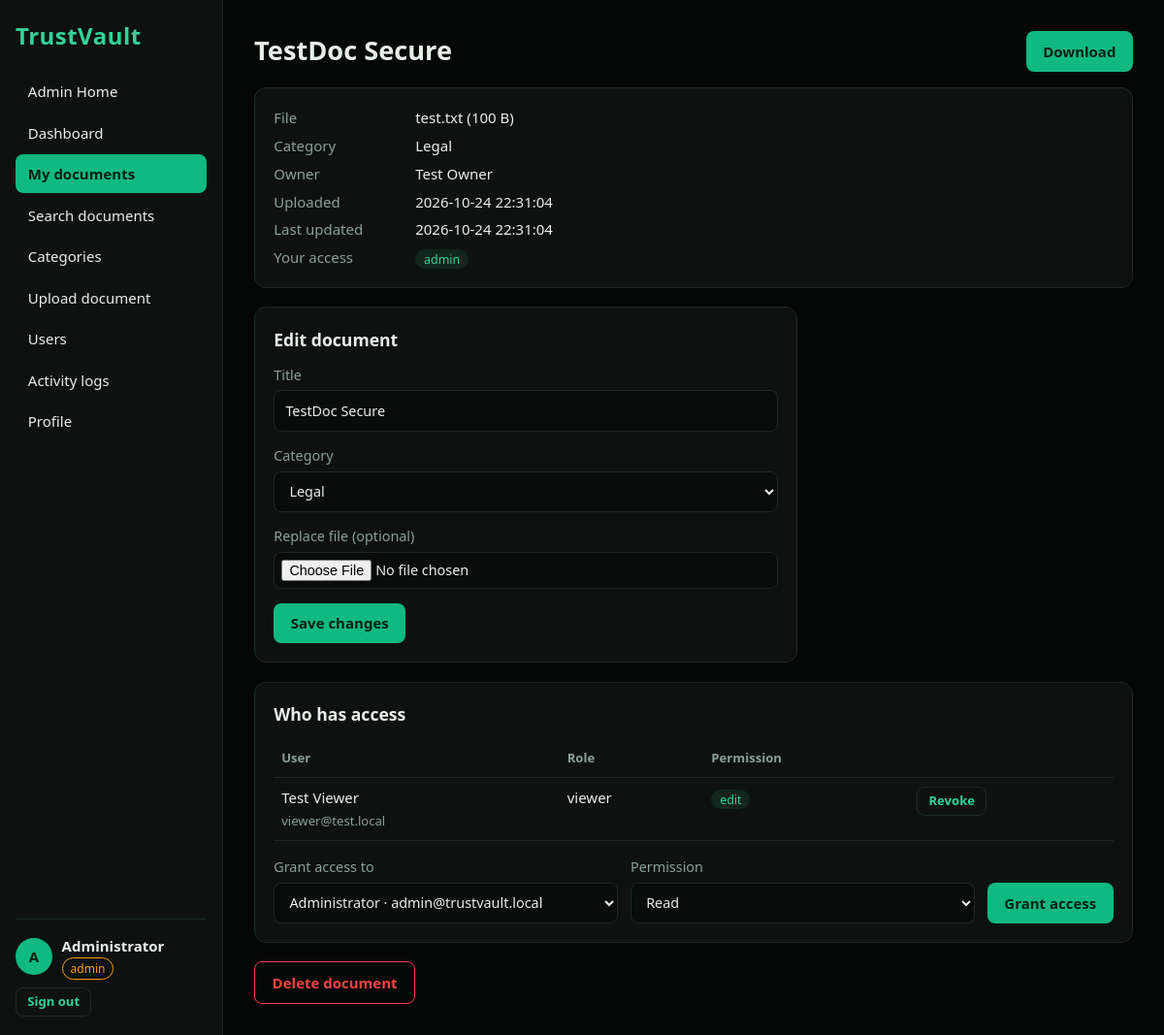
The page /doc/45 (signed in) on the database its author committed.
### tables this page shows
CREATE TABLE users(
  id INTEGER PRIMARY KEY AUTOINCREMENT, name TEXT NOT NULL, email TEXT NOT NULL UNIQUE,
  password TEXT NOT NULL, role TEXT NOT NULL DEFAULT 'owner', avatar TEXT, created_at TEXT NOT NULL);

CREATE TABLE documents(
  id INTEGER PRIMARY KEY AUTOINCREMENT, title TEXT NOT NULL, filename TEXT NOT NULL,
  stored_name TEXT NOT NULL, category TEXT NOT NULL, size INTEGER NOT NULL DEFAULT 0,
  owner_id INTEGER NOT NULL, created_at TEXT NOT NULL, updated_at TEXT NOT NULL);

CREATE TABLE shares(
  id INTEGER PRIMARY KEY AUTOINCREMENT, doc_id INTEGER NOT NULL, user_id INTEGER NOT NULL,
  permission TEXT NOT NULL DEFAULT 'read', granted_at TEXT NOT NULL, UNIQUE(doc_id, user_id));

### TrustVault/app/__init__.py (the view)
@app.route("/doc/<int:doc_id>")
@login_required
def doc(doc_id):
    d, lvl = get_doc(doc_id)
    manage = lvl in ("owner", "admin")
    shares, others = [], []
    if manage:
        shares = many("SELECT s.*, u.name, u.email, u.role FROM shares s JOIN users u ON u.id=s.user_id WHERE s.doc_id=?", (doc_id,))
        others = many("SELECT id,name,email FROM users WHERE id!=? AND id NOT IN (SELECT user_id FROM shares WHERE doc_id=?) ORDER BY name",
                      (d["owner_id"], doc_id))
    return render_template("doc.html", d=d, lvl=lvl, manage=manage, shares=shares, others=others,
                           can_edit=RANK[lvl] >= RANK["edit"])

### TrustVault/app/__init__.py (called while the page is built, shortened)
def db():
    if "db" not in g:
        g.db = sqlite3.connect(DB_PATH)
        g.db.row_factory = sqlite3.Row
    return g.db

def one(sql, args=()):
    return db().execute(sql, args).fetchone()

def many(sql, args=()):
    return db().execute(sql, args).fetchall()

def csrf():
    if "csrf" not in session:
        session["csrf"] = secrets.token_hex(16)
    return session["csrf"]

@app.context_processor
def inject():
    return dict(csrf=csrf, CATEGORIES=CATEGORIES)

@app.template_filter("filesize")
def filesize(n):
    n = float(n or 0)
    for unit in ("B", "KB", "MB"):
        if n < 1024:
            return f"{n:.0f} {unit}" if unit == "B" else f"{n:.1f} {unit}"
        n /= 1024
    return f"{n:.1f} GB"

@app.before_request
def load_user():
    g.user = None
    if session.get("uid"):
        g.user = one("SELECT * FROM users WHERE id=?", (session["uid"],))
        if not g.user:
            session.clear()
    if request.method == "POST":
        if not secrets.compare_digest(request.form.get("_csrf", ""), session.get("csrf", "")):
            abort(400, "Invalid form token. Reload the page and try again.")

def login_required(f):
    @functools.wraps(f)
    def w(*a, **k):
        if not g.user:
            return redirect(url_for("login"))
        return f(*a, **k)
    return w

def access(doc):
    u = g.user
    if u["role"] == "admin":
        return "admin"

def get_doc(doc_id, need="read", msg=None):
    doc = one("SELECT d.*, u.name AS owner_name FROM documents d JOIN users u ON u.id=d.owner_id WHERE d.id=?", (doc_id,))
    if not doc:
        abort(404, "Document not found.")
    lvl = access(doc)
    if not lvl:
        log("access_denied", f"doc #{doc_id}")
        abort(403, "You don't have access to this document.")
    if RANK[lvl] < RANK[need]:
        log("access_denied", f"doc #{doc_id} needs {need}")
        abort(403, msg or "You don't have permission for this action.")
    return doc, lvl

### TrustVault/app/templates/doc.html (shortened to what this page needs)
{% extends "base.html" %}
{% block content %}
<div class="head"><h1>{{ d.title }}</h1>
  <a class="btn" href="{{ url_for('download', doc_id=d.id) }}">Download</a></div>
<div class="card">
  <dl class="meta">
    <dt>File</dt><dd>{{ d.filename }} ({{ d.size|filesize }})</dd>
    <dt>Category</dt><dd>{{ d.category }}</dd>
    <dt>Owner</dt><dd>{{ d.owner_name }}</dd>
    <dt>Uploaded</dt><dd>{{ d.created_at }}</dd>
    <dt>Last updated</dt><dd>{{ d.updated_at }}</dd>
    <dt>Your access</dt><dd><span class="tag">{{ lvl }}</span></dd>
  </dl>
</div>
{% if can_edit %}
<form method="post" action="{{ url_for('doc_update', doc_id=d.id) }}" enctype="multipart/form-data" class="card narrow">
  <h2>Edit document</h2>
  <label>Title<input name="title" value="{{ d.title }}"></label>
  <label>Category<select name="category">{% for c in CATEGORIES %}<option {{ 'selected' if c==d.category }}>{{ c }}</option>{% endfor %}</select></label>
  <label>Replace file <span class="muted">(optional)</span><input type="file" name="file"></label>
  <button class="btn">Save changes</button>
</form>
{% endif %}
{% if manage %}
<div class="card">
  <h2>Who has access</h2>
  <div class="tablewrap"><table>
    <tr><th>User</th><th>Role</th><th>Permission</th><th></th></tr>
    {% for s in shares %}<tr><td>{{ s.name }}<br><span class="muted sm">{{ s.email }}</span></td><td>{{ s.role }}</td><td><span class="tag">{{ s.permission }}</span></td>
      <td><form method="post" action="{{ url_for('revoke', doc_id=d.id, user_id=s.user_id) }}"><input type="hidden" name="_csrf" value="{{ csrf() }}"><button class="ghost sm">Revoke</button></form></td></tr>
    {% else %}<tr><td colspan="4" class="muted">Not shared with anyone.</td></tr>{% endfor %}
  </table></div>
  {% if others %}
  <form method="post" action="{{ url_for('share', doc_id=d.id) }}" class="inline">
    <label>Grant access to<select name="user_id">{% for u in others %}<option value="{{ u.id }}">{{ u.name }} · {{ u.email }}</option>{% endfor %}</select></label>
    <label>Permission<select name="permission"><option value="read">Read</option><option value="edit">Edit</option></select></label>
    <button class="btn">Grant access</button>
  </form>
  {% endif %}
</div>
<form method="post" action="{{ url_for('delete_doc', doc_id=d.id) }}" onsubmit="return confirm('Delete this document permanently?')">
  <input type="hidden" name="_csrf" value="{{ csrf() }}"><button class="danger">Delete document</button>
</form>
{% else %}
<p class="muted">Only the admin or the document owner can manage access to this document.</p>
{% endif %}
{% endblock %}

### TrustVault/app/templates/base.html (shortened to what this page needs)
<!doctype html>
<html lang="en">
<head>
<link rel="stylesheet" href="{{ url_for('static', filename='style.css') }}">
</head>
<body>
{% if g.user %}
{% set ep = request.endpoint %}
<aside class="side">
  <div class="brand big">TrustVault</div>
  <nav>
    {% if g.user.role == 'admin' %}
    <a href="{{ url_for('admin_home') }}" class="{{ 'on' if ep=='admin_home' }}">Admin Home</a>
    <a href="{{ url_for('dashboard') }}" class="{{ 'on' if ep=='dashboard' }}">Dashboard</a>
    {% elif g.user.role == 'owner' %}
    <a href="{{ url_for('owner_home') }}" class="{{ 'on' if ep=='owner_home' }}">Owner Home</a>
    {% elif g.user.role == 'viewer' %}
    <a href="{{ url_for('viewer_home') }}" class="{{ 'on' if ep=='viewer_home' }}">Viewer Home</a>
    {% endif %}
    {% if g.user.role != 'viewer' %}
    <a href="{{ url_for('documents') }}" class="{{ 'on' if ep in ('documents','doc') }}">My documents</a>
    {% else %}
    <a href="{{ url_for('documents') }}" class="{{ 'on' if ep in ('documents','doc') }}">Shared documents</a>
    {% endif %}
    <a href="{{ url_for('search') }}" class="{{ 'on' if ep=='search' }}">Search documents</a>
    <a href="{{ url_for('categories') }}" class="{{ 'on' if ep=='categories' }}">Categories</a>
    {% if g.user.role != 'viewer' %}<a href="{{ url_for('upload') }}" class="{{ 'on' if ep=='upload' }}">Upload document</a>{% endif %}
    {% if g.user.role == 'admin' %}
    <a href="{{ url_for('users') }}" class="{{ 'on' if ep=='users' }}">Users</a>
    <a href="{{ url_for('logs') }}" class="{{ 'on' if ep=='logs' }}">Activity logs</a>
    {% endif %}
    <a href="{{ url_for('profile') }}" class="{{ 'on' if ep=='profile' }}">Profile</a>
  </nav>
  <div class="me">
    {% if g.user.avatar %}<img class="av" src="{{ url_for('avatar', name=g.user.avatar) }}" alt="">{% else %}<span class="av">{{ g.user.name[:1]|upper }}</span>{% endif %}
    <div><strong>{{ g.user.name }}</strong><br><span class="role {{ g.user.role }}">{{ g.user.role }}</span></div>
    <form method="post" action="{{ url_for('logout') }}"><input type="hidden" name="_csrf" value="{{ csrf() }}"><button class="ghost sm">Sign out</button></form>
  </div>
</aside>
{% endif %}
<main class="{{ 'main' if g.user else 'auth' }}">
  {% block content %}{% endblock %}
</main>
</body>
</html>

### TrustVault/app/static/style.css (style rules this page uses)
:root { --bg:#050706;--panel:#0d1210;--line:#1b2a24;--text:#e7efe9;--muted:#8aa196;--em:#10b981;--em2:#34d399;--red:#ef4444;--amber:#f59e0b }
* { box-sizing:border-box }
body { margin:0;background:var(--bg);color:var(--text);font:15px/1.5 "Segoe UI",system-ui,-apple-system,Roboto,sans-serif }
a { color:var(--em2);text-decoration:none }
h1 { font-size:1.7rem;margin:0 0 1rem }
h2 { font-size:1.1rem;margin:0 0 .8rem }
.muted { color:var(--muted) }
.sm { font-size:.82rem }
.brand { font-weight:700;color:var(--em2);letter-spacing:.02em }
.brand.big { font-size:1.5rem }
.side { position:fixed;inset:0 auto 0 0;width:230px;background:var(--panel);border-right:1px solid var(--line);padding:1.2rem 1rem;display:flex;flex-direction:column;gap:1.2rem;z-index:20;overflow-y:auto }
.side nav { display:flex;flex-direction:column;gap:.15rem;flex:1 }
.side nav a { padding:.55rem .8rem;border-radius:8px;color:var(--text) }
.side nav a.on { background:var(--em);color:#021;font-weight:600 }
.me { display:flex;flex-wrap:wrap;gap:.6rem;align-items:center;border-top:1px solid var(--line);padding-top:1rem }
.av { width:38px;height:38px;border-radius:50%;object-fit:cover;background:var(--em);color:#021;display:inline-flex;align-items:center;justify-content:center;font-weight:700 }
.role { font-size:.75rem;padding:.1rem .5rem;border-radius:99px;border:1px solid var(--em);color:var(--em2) }
.role.admin { border-color:var(--amber);color:var(--amber) }
.main { margin-left:230px;padding:2rem;max-width:1100px }
.card { background:var(--panel);border:1px solid var(--line);border-radius:12px;padding:1.2rem;margin-bottom:1.2rem }
.narrow { max-width:560px }
.head { display:flex;justify-content:space-between;align-items:center;gap:1rem;flex-wrap:wrap;margin-bottom:1rem }
.head h1 { margin:0 }
label { display:block;margin-bottom:.9rem;font-size:.9rem;color:var(--muted) }
input,select { display:block;width:100%;margin-top:.3rem;padding:.6rem .7rem;background:#080c0a;color:var(--text);border:1px solid var(--line);border-radius:8px;font:inherit }
input[type=file] { padding:.45rem }
.btn,button { font:inherit;cursor:pointer;border:0;border-radius:8px;padding:.6rem 1.1rem;background:var(--em);color:#021;font-weight:600;display:inline-block }
button.ghost { background:transparent;color:var(--em2);border:1px solid var(--line) }
button.danger { background:transparent;color:var(--red);border:1px solid var(--red) }
button.sm { padding:.25rem .7rem;font-size:.82rem }
.tablewrap { overflow-x:auto }
table { width:100%;border-collapse:collapse;min-width:520px }
th,td { text-align:left;padding:.6rem .5rem;border-bottom:1px solid var(--line);vertical-align:top }
th { color:var(--muted);font-weight:600;font-size:.82rem }
.tag { background:#12261d;color:var(--em2);padding:.1rem .55rem;border-radius:99px;font-size:.78rem }
.inline { display:flex;flex-wrap:wrap;gap:.8rem;align-items:end;margin-top:1rem }
.inline label { margin:0;flex:1;min-width:150px }
.meta { display:grid;grid-template-columns:130px 1fr;gap:.4rem 1rem;margin:0 }
.meta dt { color:var(--muted) }
.meta dd { margin:0;word-break:break-word }

### rows shown on the page
users: user "A", user.name "Administrator", user.role "admin"
documents: title "TestDoc Secure", filename "test.txt", size|filesize "100 B", category "Legal", created_at "2026-10-24 22:31:04", updated_at "2026-10-24 22:31:04"
users: owner_name "Test Owner"
shares: name "Test Viewer", email "viewer@test.local", role "viewer", permission "edit"

### other values the page prints
{{ lvl }} "admin"
form field category "Legal"
form field user_id "Administrator · admin@trustvault.local"
